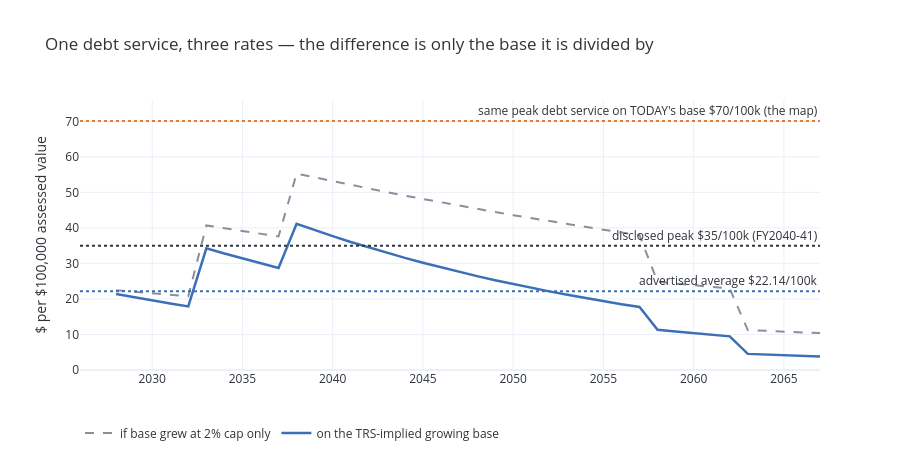

Notebook code for this chart:
### Markdown cell above
**What this chart shows / could mislead about.** The orange wedge is an **arithmetic
residual** (implied growth minus the statutory 2% cap), not an observed count of sales — the
honest claim is "must come from turnover + construction (+ cyclical Prop-8 restorations,
bounded — see the S4 assumption)," not "we watched it happen."
Dollars are nominal; the base *level* is not a wealth measure. The wedge share printed above
(~half to two-thirds of all growth, depending on which official figure you solve against) is
the load-bearing number: **the advertised $22.14 average is financed by the future buyers and
future buildings inside the wedge.**

### Code cell
rate_city   = [ds[y]/(TOTAL_AV*(1+g_avg)**(y-OFFICIAL["base_year"]))*1e5 if ds[y]>0 else None for y in yrsX]
rate_frozen = [ds[y]/(TOTAL_AV*(1.02)**(y-OFFICIAL["base_year"]))*1e5   if ds[y]>0 else None for y in yrsX]
fig = go.Figure()
fig.add_trace(go.Scatter(x=yrsX, y=rate_frozen, name="if base grew at 2% cap only",
    line=dict(color=GRAY, width=2, dash="dash")))
fig.add_trace(go.Scatter(x=yrsX, y=rate_city, name="on the TRS-implied growing base",
    line=dict(color=BLUE, width=2.5)))
fig.add_hline(y=OFFICIAL["avg_rate_100k"], line_dash="dot", line_color=BLUE,
    annotation_text=f"advertised average ${OFFICIAL['avg_rate_100k']}/100k")
fig.add_hline(y=OFFICIAL["peak_rate_100k"], line_dash="dot", line_color=INK,
    annotation_text=f"disclosed peak ${OFFICIAL['peak_rate_100k']:.0f}/100k (FY{OFFICIAL['peak_first_fy']}-41)")
fig.add_hline(y=rate_today_100k, line_dash="dot", line_color=ORANGE,
    annotation_text=f"same peak debt service on TODAY's base ${rate_today_100k:.0f}/100k (the map)")
fig.update_layout(title="One debt service, three rates — the difference is only the base it is divided by",
    yaxis_title="$ per $100,000 assessed value", xaxis_title=None,
    template="plotly_white", legend=dict(orientation="h", y=-0.18), height=460, font=dict(color=INK))
fig.show()

### Figure 1 — Plotly figure (JSON) as saved in the notebook; plotly's stock layout.template omitted (floating-point values rounded to 4 significant figures)
{"data": [{"line": {"color": "#8a8f98", "dash": "dash", "width": 2}, "name": "if base grew at 2% cap only", "type": "scatter", "x": [2026, 2027, 2028, 2029, 2030, 2031, 2032, 2033, 2034, 2035, 2036, 2037, 2038, 2039, 2040, 2041, 2042, 2043, 2044, 2045, 2046, 2047, 2048, 2049, 2050, 2051, 2052, 2053, 2054, 2055, 2056, 2057, 2058, 2059, 2060, 2061, 2062, 2063, 2064, 2065, 2066, 2067], "y": [null, null, 22.45, 22.01, 21.58, 21.16, 20.74, 40.68, 39.88, 39.1, 38.33, 37.58, 55.26, 54.18, 53.12, 52.07, 51.05, 50.05, 49.07, 48.11, 47.17, 46.24, 45.33, 44.45, 43.57, 42.72, 41.88, 41.06, 40.26, 39.47, 38.69, 37.93, 24.79, 24.31, 23.83, 23.36, 22.91, 11.23, 11.01, 10.79, 10.58, 10.37]}, {"line": {"color": "#3b6fb6", "width": 2.5}, "name": "on the TRS-implied growing base", "type": "scatter", "x": [2026, 2027, 2028, 2029, 2030, 2031, 2032, 2033, 2034, 2035, 2036, 2037, 2038, 2039, 2040, 2041, 2042, 2043, 2044, 2045, 2046, 2047, 2048, 2049, 2050, 2051, 2052, 2053, 2054, 2055, 2056, 2057, 2058, 2059, 2060, 2061, 2062, 2063, 2064, 2065, 2066, 2067], "y": [null, null, 21.38, 20.45, 19.56, 18.72, 17.9, 34.25, 32.77, 31.35, 29.99, 28.68, 41.16, 39.37, 37.67, 36.03, 34.47, 32.97, 31.54, 30.17, 28.87, 27.61, 26.41, 25.27, 24.17, 23.12, 22.12, 21.16, 20.24, 19.36, 18.52, 17.72, 11.3, 10.81, 10.34, 9.893, 9.464, 4.527, 4.33, 4.142, 3.963, 3.791]}], "layout": {"annotations": [{"showarrow": false, "text": "advertised average $22.14/100k", "x": 1, "xanchor": "right", "xref": "x domain", "y": 22.14, "yanchor": "bottom", "yref": "y"}, {"showarrow": false, "text": "disclosed peak $35/100k (FY2040-41)", "x": 1, "xanchor": "right", "xref": "x domain", "y": 35.0, "yanchor": "bottom", "yref": "y"}, {"showarrow": false, "text": "same peak debt service on TODAY's base $70/100k (the map)", "x": 1, "xanchor": "right", "xref": "x domain", "y": 70.09, "yanchor": "bottom", "yref": "y"}], "font": {"color": "#30343b"}, "height": 460, "legend": {"orientation": "h", "y": -0.18}, "shapes": [{"line": {"color": "#3b6fb6", "dash": "dot"}, "type": "line", "x0": 0, "x1": 1, "xref": "x domain", "y0": 22.14, "y1": 22.14, "yref": "y"}, {"line": {"color": "#30343b", "dash": "dot"}, "type": "line", "x0": 0, "x1": 1, "xref": "x domain", "y0": 35.0, "y1": 35.0, "yref": "y"}, {"line": {"color": "#e07b39", "dash": "dot"}, "type": "line", "x0": 0, "x1": 1, "xref": "x domain", "y0": 70.09, "y1": 70.09, "yref": "y"}], "title": {"text": "One debt service, three rates — the difference is only the base it is divided by"}, "xaxis": {"title": {}}, "yaxis": {"title": {"text": "$ per $100,000 assessed value"}}}}
